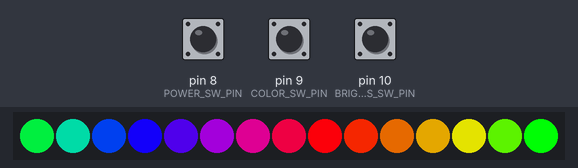
This sketch was run on a simulated Arduino Uno, built with avr-gcc and run on an emulated ATmega328P. Shown: 15 RGB LEDs in strip order, left to right. The test bench sets the inputs (shaded band); at power-on: pin 8 (POWER_SW_PIN) HIGH, pin 10 (BRIGHTNESS_SW_PIN) HIGH, pin 9 (COLOR_SW_PIN) HIGH. Dim RGB values are drawn brighter than linear.

Above: at 1.2 s.
1.3 s: pin 8 (POWER_SW_PIN) pulled LOW for 0.15 s
At 2.2 s:
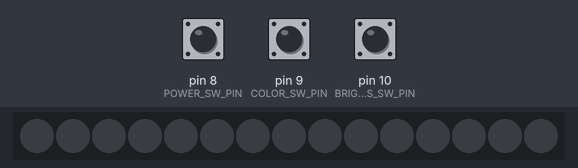
2.9 s: pin 8 (POWER_SW_PIN) pulled LOW for 1 s
At 3.4 s:
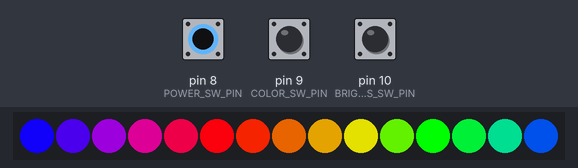
4.5 s: pin 10 (BRIGHTNESS_SW_PIN) pulled LOW for 3.2 s
At 5.7 s:
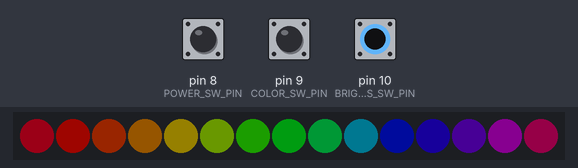
8.3 s: pin 9 (COLOR_SW_PIN) pulled LOW for 3.2 s
At 9.2 s:
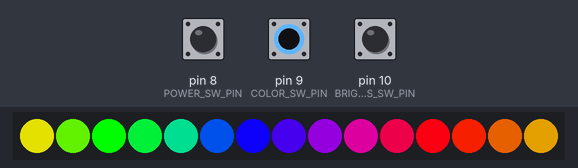
12.1 s: pin 9 (COLOR_SW_PIN) pulled LOW for 0.15 s
At 12.27 s:
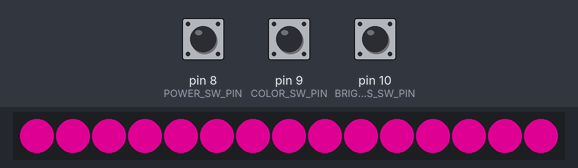
12.8 s: pin 9 (COLOR_SW_PIN) pulled LOW for 1 s
At 13.6 s:
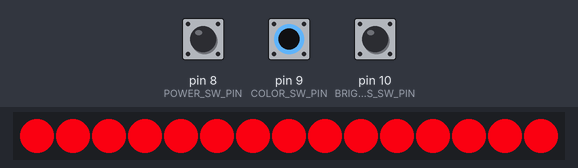
Timing chart, 0 to 15.8 s (numbered marks = the images above; inputs shaded):
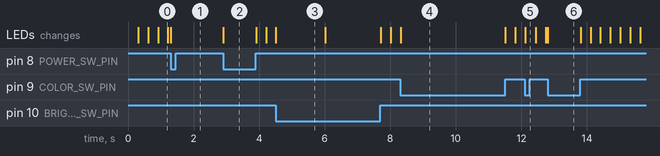

Measured:
- after the input at 1.3 s, the LEDs: change at once (image 1)
- after the input at 2.9 s, the LEDs: change at once (image 2)
- after the input at 4.5 s, the LEDs: change at once (image 3)
- after the input at 12.1 s, the LEDs: change at once (image 5)
- what the display in image 3 shows lasts 1.5 s, from 4.5 s to 6.0 s

The sketch:

firmware.ino
```cpp
#include "FastLED.h"

//button pins
#define POWER_SW_PIN 8
#define COLOR_SW_PIN 9
#define BRIGHTNESS_SW_PIN 10

//button related constants
#define LONG_BTN_PRESS_THRESHOLD_MS 1500

//led constants
#define LED_TYPE    WS2812B
#define LED_PIN     3
#define NUM_LEDS    15

enum AnimationTypesEnum{
  AnimationNone,
  AnimationRainbow,
  AnimationFade
};

struct ColorAnimationStruct{
  CRGB color; //NULL for animations
  AnimationTypesEnum animationType; //animationType==AnimationNone for static colors
  int animationDelayMs; //NULL for animationType==AnimationNone
};

CRGB leds[NUM_LEDS];

//color struct - http://fastled.io/docs/3.1/struct_c_r_g_b.html
ColorAnimationStruct displayOptions[]={
  {NULL, AnimationRainbow, 7},
  {NULL, AnimationRainbow, 3},
  {NULL, AnimationFade, 17},
  {NULL, AnimationFade, 10},
  {CRGB::White, AnimationNone, NULL},
  {CRGB::GreenYellow, AnimationNone, NULL}, // light greenish
  {CRGB::DeepSkyBlue, AnimationNone, NULL},
  {CRGB::DarkViolet, AnimationNone,  NULL},
  {CRGB::Yellow, AnimationNone, NULL},
  {CRGB::OrangeRed, AnimationNone, NULL},
  {CRGB::Lime, AnimationNone, NULL},
  {CRGB::Blue, AnimationNone, NULL},
  {CRGB::DeepPink, AnimationNone,  NULL},
  {CRGB::Red, AnimationNone,  NULL}
};

//set the index to -1 for starters. Setup will call cycleToNextColor(), causing it to go to zero
int crtOptionIndex=-1;
int animationCurrentHue=1;

bool displayIsOn=true;

void reloadCurrentColor()
{
  if (displayOptions[crtOptionIndex].animationType==AnimationNone)
  {
    fill_solid(leds,NUM_LEDS,displayOptions[crtOptionIndex].color);
    FastLED.show();
  }
  else
  {
    updateAnimation();
  }
}

void cycleToNextOption()
{
  crtOptionIndex++;
  if (crtOptionIndex>=sizeof(displayOptions)/sizeof(displayOptions[0]))
    crtOptionIndex=0;

  reloadCurrentColor();
}

void updateAnimation()
{
  if (!displayIsOn)
    return;

  if (displayOptions[crtOptionIndex].animationType==AnimationRainbow)
  {
    //crtLedHue is used to advance the hue from one LED to the next
    uint8_t crtLedHue=animationCurrentHue;

    for (int i=0; i<NUM_LEDS; i++)
    {
      leds[i]=CHSV(crtLedHue, 255, 255);
      crtLedHue+=(255/NUM_LEDS);
    }
  }
  else if (displayOptions[crtOptionIndex].animationType==AnimationFade)
  {
    fill_solid(leds,NUM_LEDS,CHSV(animationCurrentHue, 255, 255));
  }
  else
  {
    return; //not an animation
  }

  FastLED.show();
  animationCurrentHue++;
  delay(displayOptions[crtOptionIndex].animationDelayMs);
}

void setup() {
  FastLED.addLeds<LED_TYPE, LED_PIN, GRB>(leds, NUM_LEDS);

  pinMode(POWER_SW_PIN, INPUT_PULLUP);
  pinMode(COLOR_SW_PIN, INPUT_PULLUP);
  pinMode(BRIGHTNESS_SW_PIN, INPUT_PULLUP);

  cycleToNextOption();
}

bool IsBtnPressed(int pinNr)
{
  return !digitalRead(pinNr); //the button logic is reversed in hardware
}

void WaitUntilBtnReleased(int pinNr)
{
  //implement some primitive debouncing
  delay(5);
  while (IsBtnPressed(pinNr));
  delay(5);
}

void loop() {
  //see if any buttons are pressed
  if (IsBtnPressed(POWER_SW_PIN))
  {
    if (displayIsOn)
    {
      displayIsOn=false;
      fill_solid(leds,NUM_LEDS,CRGB::Black);
      FastLED.show();
    }
    else
    {
      displayIsOn=true;
      reloadCurrentColor();
    }
    WaitUntilBtnReleased(POWER_SW_PIN);
  }

  if (IsBtnPressed(BRIGHTNESS_SW_PIN))
  {
    int brightness=FastLED.getBrightness();
    brightness+=32;
    if (brightness>=256)
      brightness-=256;

    FastLED.setBrightness(brightness);
    FastLED.show();


    //detect long presses and set the brightness level to max
    //TODO: This should be consolidated with the WaitUntilBtnReleased function

    //WaitUntilBtnReleased(BRIGHTNESS_SW_PIN);
    delay(5);
    long startTime=millis();
    while (IsBtnPressed(BRIGHTNESS_SW_PIN))
    {
      if (millis()-startTime>=LONG_BTN_PRESS_THRESHOLD_MS)
      {
        FastLED.setBrightness(255);
        FastLED.show();
      }
    }
    delay(5);
  }

  if (IsBtnPressed(COLOR_SW_PIN))
  {
    cycleToNextOption();
    WaitUntilBtnReleased(COLOR_SW_PIN);
  }

  updateAnimation();
}
```
